Frame 1 (no input): blank canvas, image omitted
Frame 60 (the mouse pressed at the canvas centre just before this capture): blank canvas, image omitted
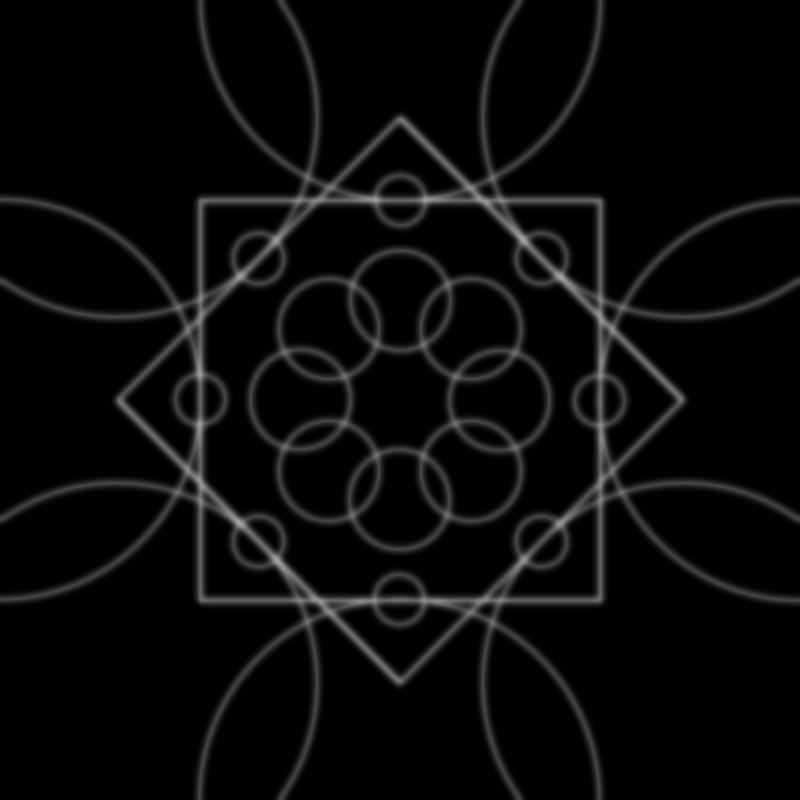
Frame 120 (the mouse held since frame 60 and released just before this capture)

The Processing sketch whose frames 1 and 60 were blank and that drew this single picture after the mouse press (run headless with seeded random() and noise(); from frame 60 on, the mouse is pressed at the canvas centre):

// Processing sketch: processing_45983
// ── processing_45983.pde

void setup() {
  size(800,800);
  ellipseMode(CENTER);
  rectMode(CENTER);
  smooth();
}

void draw() {
  float arms = int((float(mouseY)/width)*16);
  int eSize = mouseX; 
  background(0);

  pushMatrix();
  translate(width/2,height/2);
  for (int i = 0; i < arms; i++) {
    fill(255,255,255,100);
    rotate((2*PI)/arms);
    noFill();
    stroke(255);
    strokeWeight(2);
    ellipse(0,height/8, eSize/4, eSize/4);
    ellipse(0,height/4, eSize/8,eSize/8);
    ellipse(0,height/2, eSize, eSize);
    rect(0,0,width/2,height/2);
  }  
  popMatrix();
  filter(BLUR,3);
}
